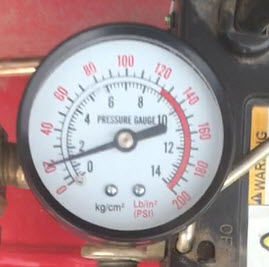
#> input picture Hubble/gauge-1.jpg, 269 x 267 px
$ jupyter execute T.ipynb
#> lines starting #> are read from the running program, lines starting #| are printed output that depends on the picture; after the words box and inside, x2 and y2 are one past the last pixel; in counts of white or black regions, pixels touching at a corner belong together
[cell 1]
import cv2
import numpy as np
import math
from matplotlib import pyplot as plt

def dist_2_pts(x1, y1, x2, y2):
    """Calculate distance between two points."""
    return np.sqrt((x2 - x1)**2 + (y2 - y1)**2)

def find_gauge(img, gauge_pixels_radius):
    """Detect the circular gauge in the image."""
    gray = cv2.cvtColor(img, cv2.COLOR_BGR2GRAY)
    circles = cv2.HoughCircles(
        gray, cv2.HOUGH_GRADIENT, dp=1.2, minDist=50, param1=50, param2=30,
        minRadius=int(gauge_pixels_radius * 0.9), maxRadius=int(gauge_pixels_radius * 1.1)
    )
    if circles is None:
        raise Exception("Gauge circle not detected!")
    circles = np.round(circles[0, :]).astype("int")
    x, y, r = circles[0]
    print(f"Gauge Center: ({x}, {y}), Radius: {r}")
    return x, y, r

def calibrate_gauge(img, x, y, r):
    """Display calibration markers on the gauge."""
    separation = 10.0  # Degrees between markers
    interval = int(360 / separation)

    # Draw lines and text markers
    for i in range(interval):
        angle_rad = math.radians(i * separation)
        x_inner = int(x + 0.9 * r * math.cos(angle_rad))
        y_inner = int(y + 0.9 * r * math.sin(angle_rad))
        x_outer = int(x + r * math.cos(angle_rad))
        y_outer = int(y + r * math.sin(angle_rad))
        cv2.line(img, (x_inner, y_inner), (x_outer, y_outer), (0, 255, 0), 1)

        # Text markers
        text_angle = (i * separation + 90) % 360
        text_x = int(x + 1.2 * r * math.cos(angle_rad))
        text_y = int(y + 1.2 * r * math.sin(angle_rad))
        cv2.putText(img, f'{int(text_angle)}°', (text_x, text_y), cv2.FONT_HERSHEY_SIMPLEX, 0.3, (255, 255, 255), 1)

    # Draw the detected circle
    cv2.circle(img, (x, y), r, (0, 0, 255), 2)
    cv2.circle(img, (x, y), 5, (0, 255, 0), -1)
    plt.imshow(cv2.cvtColor(img, cv2.COLOR_BGR2RGB))
    plt.title("Calibration Markers")
    plt.show()

def get_needle_angle(img, x, y, r):
    """Detect the needle and calculate its angle."""
    gray = cv2.cvtColor(img, cv2.COLOR_BGR2GRAY)
    _, thresh = cv2.threshold(gray, 175, 255, cv2.THRESH_BINARY_INV)
    lines = cv2.HoughLinesP(thresh, rho=1, theta=np.pi / 180, threshold=50, minLineLength=50, maxLineGap=10)

    if lines is None:
        raise Exception("Needle not detected!")

    # Find the best line (closest to the gauge center)
    needle_line = None
    min_dist = float("inf")
    for line in lines:
        x1, y1, x2, y2 = line[0]
        dist_to_center = min(dist_2_pts(x, y, x1, y1), dist_2_pts(x, y, x2, y2))
        if dist_to_center < min_dist:
            min_dist = dist_to_center
            needle_line = (x1, y1, x2, y2)

    x1, y1, x2, y2 = needle_line
    cv2.line(img, (x1, y1), (x2, y2), (255, 0, 0), 2)
    plt.imshow(cv2.cvtColor(img, cv2.COLOR_BGR2RGB))
    plt.title("Detected Needle")
    plt.show()

    # Calculate angle
    dx, dy = x2 - x, y - y2  # Flip y-axis for correct angle
    angle = math.degrees(math.atan2(dy, dx))
    if angle < 0:
        angle += 360
    print(f"Needle Angle: {angle:.2f}°")
    return angle

def map_angle_to_value(angle, min_angle, max_angle, min_value, max_value):
    """Map the angle to a gauge value based on calibration."""
    print(f"Detected Angle: {angle:.2f}°")
    print(f"Calibration Range: {min_angle}° to {max_angle}°")
    if angle < min_angle or angle > max_angle:
        raise Exception("Angle out of calibration range!")
    angle_range = max_angle - min_angle
    value_range = max_value - min_value
    value = min_value + ((angle - min_angle) / angle_range) * value_range
    print(f"Gauge Value: {value:.2f}")
    return value

def read_gauge(img_path, gauge_pixels_radius, min_angle, max_angle, min_value, max_value):
    """Main function to read the analog gauge."""
#> called with img_path = 'gauge-1.jpg', gauge_pixels_radius = 100, min_angle = 230, max_angle = 140, min_value = 0, max_value = 200
    img = cv2.imread(img_path)
#> img is the input picture: shape (267, 269, 3); mean B, G, R 144.6, 142.7, 162.1
    if img is None:
        raise Exception("Image not found or invalid file path.")
    x, y, r = find_gauge(img, gauge_pixels_radius)
#> in find_gauge, `gray = cv2.cvtColor(img, cv2.COLOR_BGR2GRAY)`:
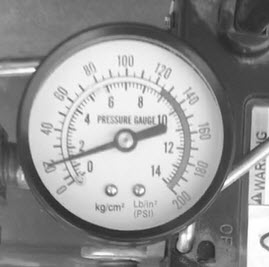
#> gray: shape (267, 269); min 36, max 255, mean 148.7
#> in find_gauge, `circles = cv2.HoughCircles( gray, cv2.HOUGH_GRADIENT, dp=1.2, minDist=..`: circles = [[121.8, 126.6, 105.4]]
#> in find_gauge, `circles = np.round(circles[0, :]).astype("int")`: circles = [[122, 127, 105]]
#> in find_gauge, `x, y, r = circles[0]`: x = 122; y = 127; r = 105
#| Gauge Center: (122, 127), Radius: 105
#> x = 122; y = 127; r = 105
    calibrate_gauge(img, x, y, r)
#> the loop in calibrate_gauge, `for i in range(interval):` made 36 passes
#> (x_inner, y_inner, x_outer, y_outer, text_x, text_y) on passes 1 to 12: (216, 127, 227, 127, 248, 127), (215, 143, 225, 145, 246, 148), (210, 159, 220, 162, 240, 170), (203, 174, 212, 179, 231, 190), (194, 187, 202, 194, 218, 207), (182, 199, 189, 207, 202, 223), (169, 208, 174, 217, 185, 236), (154, 215, 157, 225, 165, 245), (138, 220, 140, 230, 143, 251), (122, 221, 122, 232, 122, 253), (105, 220, 103, 230, 100, 251), (89, 215, 86, 225, 78, 245)
#> after the loop in calibrate_gauge, `for i in range(interval):`:
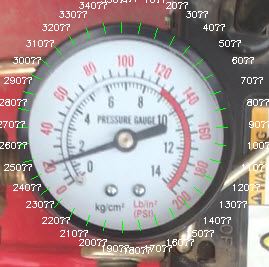
#> img: shape (267, 269, 3); 3.51% of pixels changed, all inside (x1, y1, x2, y2) = (0, 0, 269, 254)
#> in calibrate_gauge, `cv2.circle(img, (x, y), r, (0, 0, 255), 2)`:
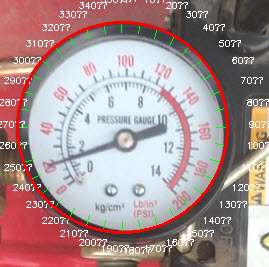
#> img: shape (267, 269, 3); 2.63% of pixels changed, all inside (x1, y1, x2, y2) = (16, 21, 229, 234)
#> in calibrate_gauge, `cv2.circle(img, (x, y), 5, (0, 255, 0), -1)`: img: shape (267, 269, 3); 0.11% of pixels changed, all inside (x1, y1, x2, y2) = (117, 122, 128, 133)
    angle = get_needle_angle(img, x, y, r)
#> in get_needle_angle, `gray = cv2.cvtColor(img, cv2.COLOR_BGR2GRAY)`:
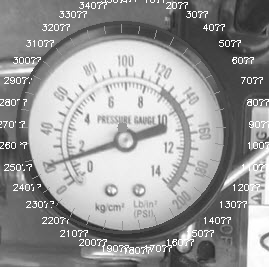
#> gray: shape (267, 269); min 36, max 255, mean 152.9
#> in get_needle_angle, `_, thresh = cv2.threshold(gray, 175, 255, cv2.THRESH_BINARY_INV)`:
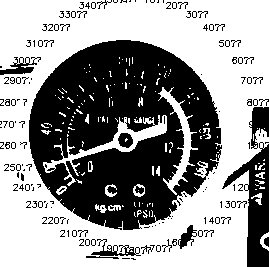
#> thresh: shape (267, 269); 58.7% white; 154 black regions (123 under 20 px), largest, box (x1, y1, x2, y2) and area: (29, 40, 222, 230) 24056, (222, 142, 269, 267) 2346, (249, 107, 269, 149) 484
#> in get_needle_angle, `lines = cv2.HoughLinesP(thresh, rho=1, theta=np.pi / 180, threshold=50..`: lines = 293 rows, first 6: [0, 24, 268, 5], [0, 48, 248, 0], [201, 0, 246, 260], [203, 266, 254, 0], [28, 266, 28, 0], [0, 15, 54, 69]
#> the loop in get_needle_angle, `for line in lines:` made 293 passes
#> (x1, y1, x2, y2, dist_to_center, min_dist) on passes 1, 2, 6, 30, 34, 54, 59, 91: (0, 24, 268, 5, 159.7, 159.7), (0, 48, 248, 0, 145.3, 145.3), (0, 15, 54, 69, 89.38, 89.38), (123, 39, 268, 16, 88.01, 88.01), (0, 177, 166, 129, 44.05, 44.05), (0, 181, 119, 145, 18.25, 18.25), (0, 178, 119, 144, 17.26, 17.26), (114, 136, 166, 124, 12.04, 12.04)
#> (x1, y1, x2, y2, dist_to_center) on passes 3, 4, 5, 7, 8, 9: (201, 0, 246, 260, 149.6), (203, 266, 254, 0, 160.9), (28, 266, 28, 0, 158), (122, 266, 259, 129, 137), (0, 252, 245, 260, 174.7), (0, 57, 268, 15, 140.7)
#> after the loop in get_needle_angle, `for line in lines:`: min_dist = 12.04
#> in get_needle_angle, `cv2.line(img, (x1, y1), (x2, y2), (255, 0, 0), 2)`:
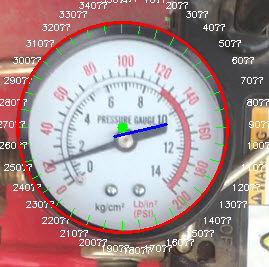
#> img: shape (267, 269, 3); mean B, G, R 146.8, 145.6, 168.8
#> in get_needle_angle, `dx, dy = x2 - x, y - y2`: dx = 44; dy = 3
#> in get_needle_angle, `angle = math.degrees(math.atan2(dy, dx))`: angle = 3.9
#| Needle Angle: 3.90°
#> angle = 3.9
    value = map_angle_to_value(angle, min_angle, max_angle, min_value, max_value)
#| Detected Angle: 3.90°
    return angle, value

# Example usage
if __name__ == "__main__":
    # Image of the gauge
    gauge_image = "gauge-1.jpg"  # Replace with your image path
    gauge_pixels_radius = 100  # Approximate radius in pixels

    # Calibration parameters
    min_angle = 230  # Angle for minimum value (e.g., 0)
    max_angle = 140  # Angle for maximum value (e.g., 200)
    min_value = 0  # Minimum gauge value
    max_value = 200  # Maximum gauge value

    try:
        angle, value = read_gauge(gauge_image, gauge_pixels_radius, min_angle, max_angle, min_value, max_value)
        print(f"Needle Angle: {angle:.2f}°")
        print(f"Gauge Value: {value:.2f}")
    except Exception as e:
        print(f"Error: {e}")

$ run again, with Hubble/frame_0203.jpg copied over Hubble/gauge-1.jpg
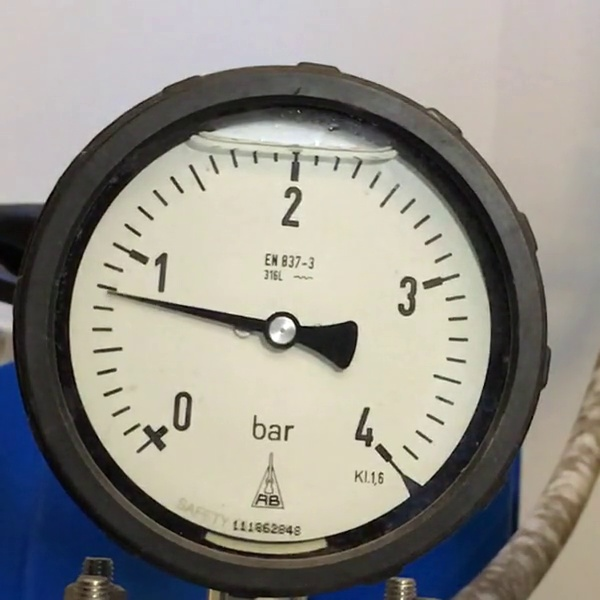
#> input picture Hubble/frame_0203.jpg, 600 x 600 px
#> in read_gauge, img is the input picture: shape (600, 600, 3); mean B, G, R 137.7, 144.9, 147.4
#> in find_gauge, `circles = cv2.HoughCircles( gray, cv2.HOUGH_GRADIENT, dp=1.2, minDist=..`: circles = [[270.6, 450.6, 108], [192.6, 412.2, 90.84], [264.6, 215.4, 105.4]]
#> in find_gauge, `circles = np.round(circles[0, :]).astype("int")`: circles = [[271, 451, 108], [193, 412, 91], [265, 215, 105]]
#> in find_gauge, `x, y, r = circles[0]`: x = 271; y = 451; r = 108
#| Gauge Center: (271, 451), Radius: 108
#> in read_gauge, `x, y, r = find_gauge(img, gauge_pixels_radius)`: x = 271; y = 451; r = 108
#> the loop in calibrate_gauge, `for i in range(interval):` made 36 passes
#> (x_inner, y_inner, x_outer, y_outer, text_x, text_y) on passes 1 to 8: (368, 451, 379, 451, 400, 451), (366, 467, 377, 469, 398, 473), (362, 484, 372, 487, 392, 495), (355, 499, 364, 505, 383, 515), (345, 513, 353, 520, 370, 534), (333, 525, 340, 533, 354, 550), (319, 535, 325, 544, 335, 563), (304, 542, 307, 552, 315, 572)
#> in get_needle_angle, `_, thresh = cv2.threshold(gray, 175, 255, cv2.THRESH_BINARY_INV)`:
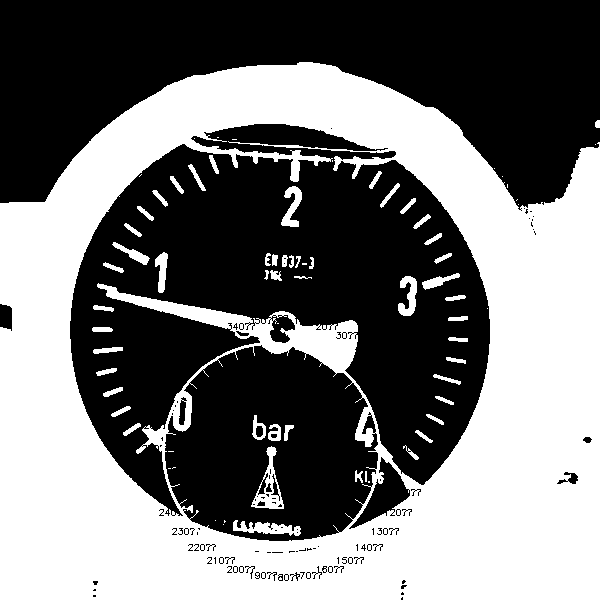
#> thresh: shape (600, 600); 45.8% white; 73 white regions (21 under 20 px), largest, box (x1, y1, x2, y2) and area: (0, 62, 600, 600) 158465, (251, 446, 284, 509) 713, (233, 520, 301, 536) 564
#> lines = 938 rows, first 6: [0, 579, 592, 599], [0, 574, 599, 574], [0, 557, 271, 552], [0, 503, 190, 520], [0, 527, 599, 569], [406, 96, 599, 551]
#> the loop in get_needle_angle, `for line in lines:` made 938 passes
#> (x1, y1, x2, y2, dist_to_center, min_dist) on passes 1, 2, 3, 14, 21, 295, 348, 489: (0, 579, 592, 599, 299.7, 299.7), (0, 574, 599, 574, 297.6, 297.6), (0, 557, 271, 552, 101, 101), (0, 519, 233, 535, 92.2, 92.2), (283, 541, 599, 563, 90.8, 90.8), (233, 529, 299, 534, 86.76, 86.76), (224, 522, 291, 525, 76.66, 76.66), (263, 599, 268, 523, 72.06, 72.06)
#> after the loop in get_needle_angle, `for line in lines:`: min_dist = 4.24
#> in get_needle_angle, `cv2.line(img, (x1, y1), (x2, y2), (255, 0, 0), 2)`:
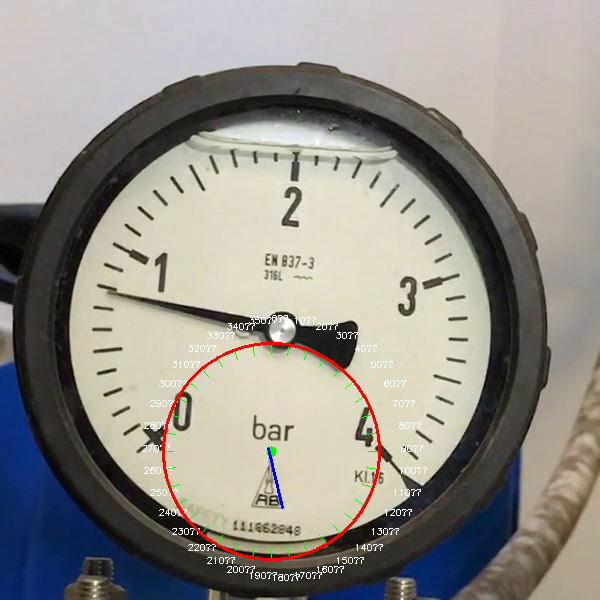
#> img: shape (600, 600, 3); mean B, G, R 137.7, 144.9, 148.5
#> dx = 11; dy = -56
#> in get_needle_angle, `angle = math.degrees(math.atan2(dy, dx))`: angle = -78.89
#> in get_needle_angle, `angle += 360`: angle = 281.1
#| Needle Angle: 281.11°
#| Detected Angle: 281.11°
